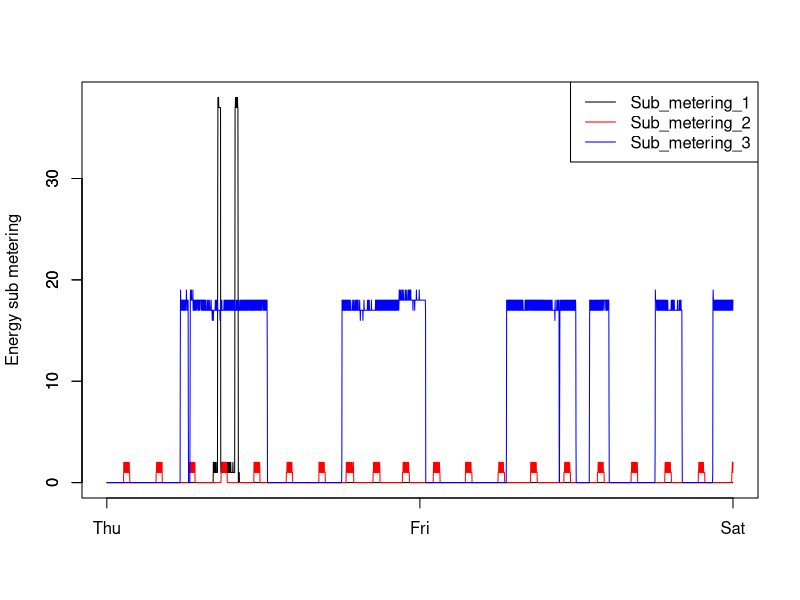

The R script that drew this image:
png(filename = "plot3.png",width = 480, height = 480, units = "px")
dt <- read.csv("household_power_consumption.txt",sep=";")
dt <- dt[dt$Date %in% c('2/2/2007','1/2/2007'),]
plot(dt$Sub_metering_1, type="l", xlab="", xaxt='n', col="black", ylab="Energy sub metering")
lines(dt$Sub_metering_2, type="l", xlab="", xaxt='n', col="red")
lines(dt$Sub_metering_3, type="l", xlab="", xaxt='n', col="blue")
axis(1, labels=c("Thu", "Fri", "Sat"), at=c(0,1440,2880))
axis(2, at=c(0,10,20,30))
legend("topright", lty=c(1,1), col = c("black", "red", "blue" ), legend = c("Sub_metering_1", "Sub_metering_2", "Sub_metering_3"))
dev.off()